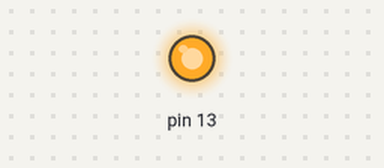
Recording of a sketch running on a simulated Arduino Uno, built with avr-gcc and run on an emulated ATmega328P. On the bench: output pins drawn as LEDs (lit = HIGH).

Above: at 0.1 s.
Timing chart, 0 to 1.6 s (numbered marks = the images above):
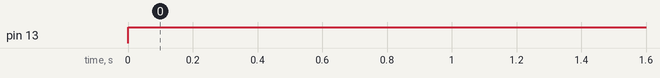

The sketch:

miproyecto.ino
```cpp
//MiProyecto
void setup(){
pinMode(13,OUTPUT);
}

void loop(){
digitalWrite(13, OUTPUT);
delay(1000);

}
```

Measured:
- by itself, pin 13: LOW → HIGH at 0.00 s
